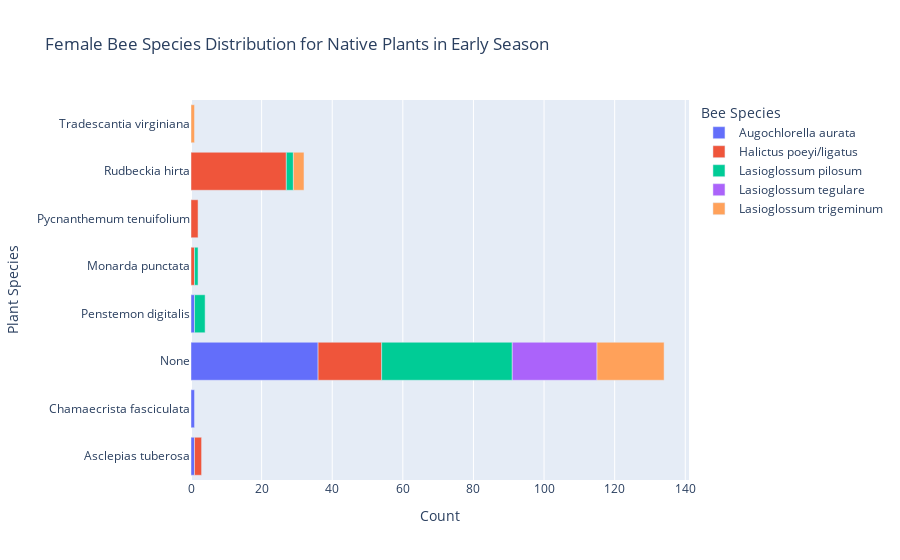
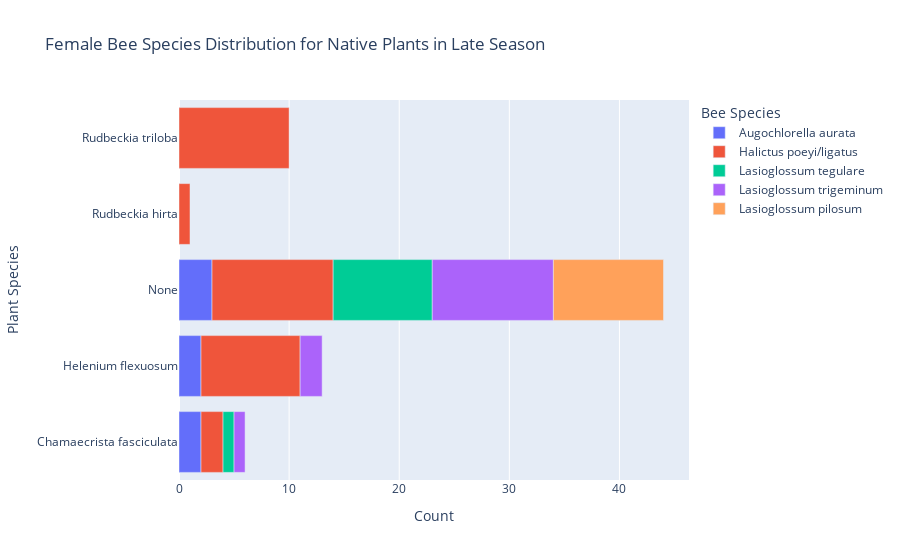

These figures' notebook cell, in order:
### Markdown cell above
# The native plant species most visited by bees during the early and late seasons are

### Code cell
# Group the bee species by plant species for native plants and by season and sex
native_plants = data[data['native_or_non'] == 'native']
native_bee_species = ['Halictus poeyi/ligatus', 'Augochlorella aurata', 'Lasioglossum pilosum', 'Lasioglossum trigeminum', 'Lasioglossum tegulare']

# Group by plant species, season, and sex separately
native_bee_distribution_early = native_plants[native_plants['bee_species'].isin(native_bee_species) & (native_plants['season'] == 'early.season') & (native_plants['sex'] == 'f')].groupby(['plant_species', 'bee_species'])['bee_species'].count().reset_index(name='count')
native_bee_distribution_late = native_plants[native_plants['bee_species'].isin(native_bee_species) & (native_plants['season'] == 'late.season') & (native_plants['sex'] == 'f')].groupby(['plant_species', 'bee_species'])['bee_species'].count().reset_index(name='count')

# Create two bar plots
fig1 = px.bar(native_bee_distribution_early, x='count', y='plant_species', color='bee_species', orientation='h', 
             labels={'count':'Count', 'bee_species':'Bee Species', 'plant_species':'Plant Species'},
             title='Female Bee Species Distribution for Native Plants in Early Season')

fig2 = px.bar(native_bee_distribution_late, x='count', y='plant_species', color='bee_species', orientation='h', 
             labels={'count':'Count', 'bee_species':'Bee Species', 'plant_species':'Plant Species'},
             title='Female Bee Species Distribution for Native Plants in Late Season')

# Show the plots
fig1.show()
fig2.show()

### Figure 1 — Plotly figure (JSON) as saved in the notebook; plotly's stock layout.template omitted (floating-point values rounded to 4 significant figures)
{"data": [{"alignmentgroup": "True", "hovertemplate": "Bee Species=Augochlorella aurata<br>Count=%{x}<br>Plant Species=%{y}<extra></extra>", "legendgroup": "Augochlorella aurata", "marker": {"color": "#636efa", "pattern": {"shape": ""}}, "name": "Augochlorella aurata", "offsetgroup": "Augochlorella aurata", "orientation": "h", "showlegend": true, "textposition": "auto", "x": [1, 1, 36, 1], "xaxis": "x", "y": ["Asclepias tuberosa", "Chamaecrista fasciculata", "None", "Penstemon digitalis"], "yaxis": "y", "type": "bar"}, {"alignmentgroup": "True", "hovertemplate": "Bee Species=Halictus poeyi/ligatus<br>Count=%{x}<br>Plant Species=%{y}<extra></extra>", "legendgroup": "Halictus poeyi/ligatus", "marker": {"color": "#EF553B", "pattern": {"shape": ""}}, "name": "Halictus poeyi/ligatus", "offsetgroup": "Halictus poeyi/ligatus", "orientation": "h", "showlegend": true, "textposition": "auto", "x": [2, 1, 18, 2, 27], "xaxis": "x", "y": ["Asclepias tuberosa", "Monarda punctata", "None", "Pycnanthemum tenuifolium", "Rudbeckia hirta"], "yaxis": "y", "type": "bar"}, {"alignmentgroup": "True", "hovertemplate": "Bee Species=Lasioglossum pilosum<br>Count=%{x}<br>Plant Species=%{y}<extra></extra>", "legendgroup": "Lasioglossum pilosum", "marker": {"color": "#00cc96", "pattern": {"shape": ""}}, "name": "Lasioglossum pilosum", "offsetgroup": "Lasioglossum pilosum", "orientation": "h", "showlegend": true, "textposition": "auto", "x": [1, 37, 3, 2], "xaxis": "x", "y": ["Monarda punctata", "None", "Penstemon digitalis", "Rudbeckia hirta"], "yaxis": "y", "type": "bar"}, {"alignmentgroup": "True", "hovertemplate": "Bee Species=Lasioglossum tegulare<br>Count=%{x}<br>Plant Species=%{y}<extra></extra>", "legendgroup": "Lasioglossum tegulare", "marker": {"color": "#ab63fa", "pattern": {"shape": ""}}, "name": "Lasioglossum tegulare", "offsetgroup": "Lasioglossum tegulare", "orientation": "h", "showlegend": true, "textposition": "auto", "x": [24], "xaxis": "x", "y": ["None"], "yaxis": "y", "type": "bar"}, {"alignmentgroup": "True", "hovertemplate": "Bee Species=Lasioglossum trigeminum<br>Count=%{x}<br>Plant Species=%{y}<extra></extra>", "legendgroup": "Lasioglossum trigeminum", "marker": {"color": "#FFA15A", "pattern": {"shape": ""}}, "name": "Lasioglossum trigeminum", "offsetgroup": "Lasioglossum trigeminum", "orientation": "h", "showlegend": true, "textposition": "auto", "x": [19, 3, 1], "xaxis": "x", "y": ["None", "Rudbeckia hirta", "Tradescantia virginiana"], "yaxis": "y", "type": "bar"}], "layout": {"xaxis": {"anchor": "y", "domain": [0, 1], "title": {"text": "Count"}}, "yaxis": {"anchor": "x", "domain": [0, 1], "title": {"text": "Plant Species"}}, "legend": {"title": {"text": "Bee Species"}, "tracegroupgap": 0}, "title": {"text": "Female Bee Species Distribution for Native Plants in Early Season"}, "barmode": "relative"}}

### Figure 2 — Plotly figure (JSON) as saved in the notebook; plotly's stock layout.template omitted (floating-point values rounded to 4 significant figures)
{"data": [{"alignmentgroup": "True", "hovertemplate": "Bee Species=Augochlorella aurata<br>Count=%{x}<br>Plant Species=%{y}<extra></extra>", "legendgroup": "Augochlorella aurata", "marker": {"color": "#636efa", "pattern": {"shape": ""}}, "name": "Augochlorella aurata", "offsetgroup": "Augochlorella aurata", "orientation": "h", "showlegend": true, "textposition": "auto", "x": [2, 2, 3], "xaxis": "x", "y": ["Chamaecrista fasciculata", "Helenium flexuosum", "None"], "yaxis": "y", "type": "bar"}, {"alignmentgroup": "True", "hovertemplate": "Bee Species=Halictus poeyi/ligatus<br>Count=%{x}<br>Plant Species=%{y}<extra></extra>", "legendgroup": "Halictus poeyi/ligatus", "marker": {"color": "#EF553B", "pattern": {"shape": ""}}, "name": "Halictus poeyi/ligatus", "offsetgroup": "Halictus poeyi/ligatus", "orientation": "h", "showlegend": true, "textposition": "auto", "x": [2, 9, 11, 1, 10], "xaxis": "x", "y": ["Chamaecrista fasciculata", "Helenium flexuosum", "None", "Rudbeckia hirta", "Rudbeckia triloba"], "yaxis": "y", "type": "bar"}, {"alignmentgroup": "True", "hovertemplate": "Bee Species=Lasioglossum tegulare<br>Count=%{x}<br>Plant Species=%{y}<extra></extra>", "legendgroup": "Lasioglossum tegulare", "marker": {"color": "#00cc96", "pattern": {"shape": ""}}, "name": "Lasioglossum tegulare", "offsetgroup": "Lasioglossum tegulare", "orientation": "h", "showlegend": true, "textposition": "auto", "x": [1, 9], "xaxis": "x", "y": ["Chamaecrista fasciculata", "None"], "yaxis": "y", "type": "bar"}, {"alignmentgroup": "True", "hovertemplate": "Bee Species=Lasioglossum trigeminum<br>Count=%{x}<br>Plant Species=%{y}<extra></extra>", "legendgroup": "Lasioglossum trigeminum", "marker": {"color": "#ab63fa", "pattern": {"shape": ""}}, "name": "Lasioglossum trigeminum", "offsetgroup": "Lasioglossum trigeminum", "orientation": "h", "showlegend": true, "textposition": "auto", "x": [1, 2, 11], "xaxis": "x", "y": ["Chamaecrista fasciculata", "Helenium flexuosum", "None"], "yaxis": "y", "type": "bar"}, {"alignmentgroup": "True", "hovertemplate": "Bee Species=Lasioglossum pilosum<br>Count=%{x}<br>Plant Species=%{y}<extra></extra>", "legendgroup": "Lasioglossum pilosum", "marker": {"color": "#FFA15A", "pattern": {"shape": ""}}, "name": "Lasioglossum pilosum", "offsetgroup": "Lasioglossum pilosum", "orientation": "h", "showlegend": true, "textposition": "auto", "x": [10], "xaxis": "x", "y": ["None"], "yaxis": "y", "type": "bar"}], "layout": {"xaxis": {"anchor": "y", "domain": [0, 1], "title": {"text": "Count"}}, "yaxis": {"anchor": "x", "domain": [0, 1], "title": {"text": "Plant Species"}}, "legend": {"title": {"text": "Bee Species"}, "tracegroupgap": 0}, "title": {"text": "Female Bee Species Distribution for Native Plants in Late Season"}, "barmode": "relative"}}
